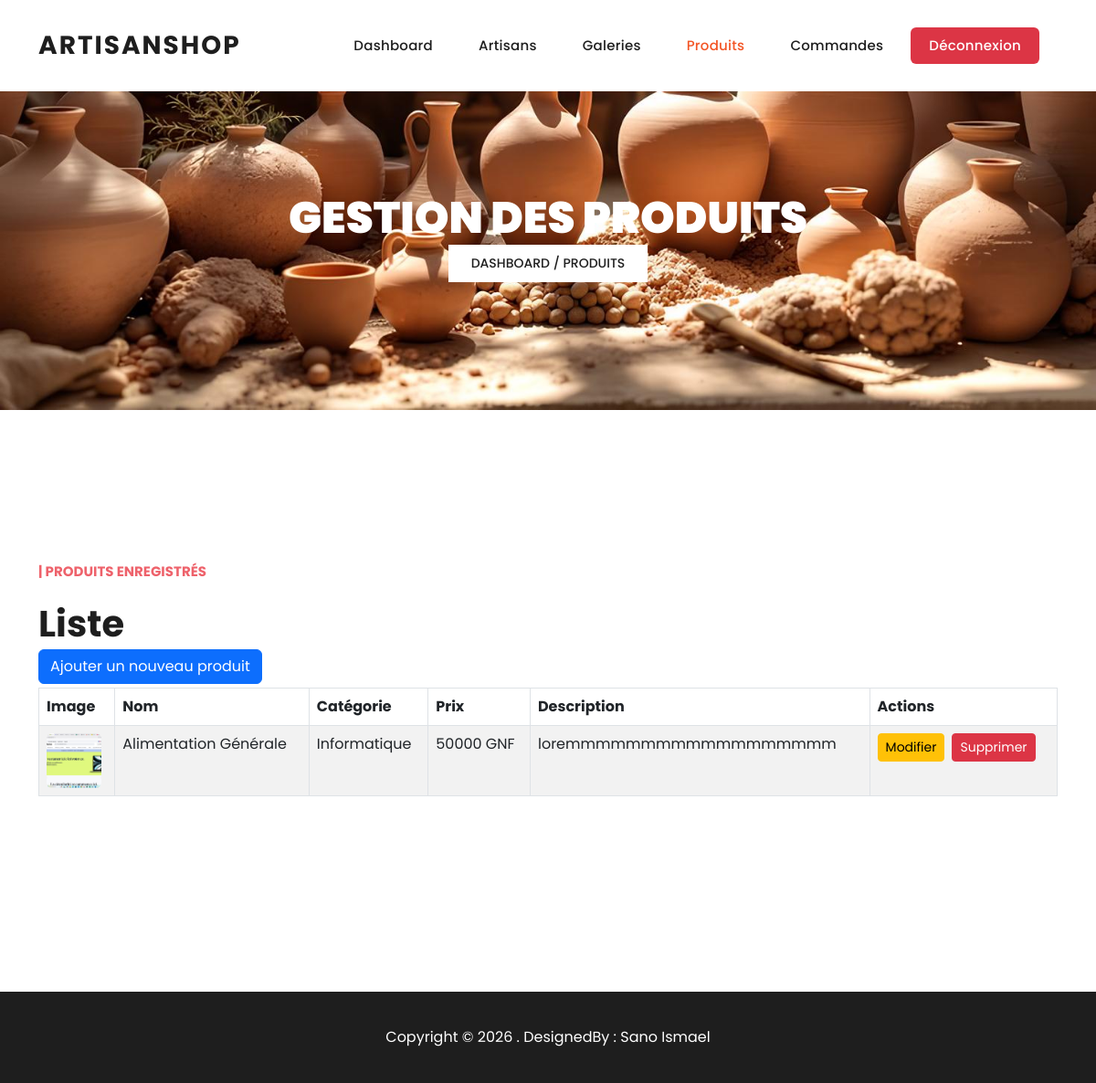
The page /administration/produit/produit.php on the database its author committed.
### tables this page shows
CREATE TABLE `produits` (
  `id` int(11) NOT NULL,
  `nom` varchar(255) NOT NULL,
  `categorie` varchar(255) NOT NULL,
  `prix` int(11) NOT NULL,
  `image` varchar(255) NOT NULL,
  `description` text NOT NULL,
  `created_at` timestamp NOT NULL DEFAULT current_timestamp(),
  `updated_at` timestamp NOT NULL DEFAULT current_timestamp()
);

### Backend/Produit/produit.php (called while the page is built, shortened)
<?php
    class Produits {
        private $pdo;
        public function __construct($pdo)
        {
            $this->pdo = $pdo;
        }
        public function GetProduits() {
            $requete = $this->pdo->prepare("SELECT * FROM produits");
            $requete->execute();
            $liste = $requete->fetchAll(PDO::FETCH_ASSOC);
            return $liste;
        }
    }

### administration/produit/produit.php (the view, shortened to what this page needs)
<?php
require_once __DIR__ . "/../../Config/db.php";
require_once __DIR__ . "/../../Backend/Produit/produit.php";
$pdo = connectionDB();
$produit = new Produits($pdo);
$liste = $produit->GetProduits();
?>
<!DOCTYPE html>
<html lang="fr">
<head>
    <link href="../../vendor/bootstrap/css/bootstrap.min.css" rel="stylesheet">
    <link rel="stylesheet" href="../../assets/css/fontawesome.css">
    <link rel="stylesheet" href="../../assets/css/templatemo-villa-agency.css">
</head>
<body>
<?php require_once __DIR__ . "/../header.php"; ?>
<div class="page-heading header-text">
    <div class="container">
        <div class="row">
            <div class="col-lg-12 text-center">
                <h3>Gestion des Produits</h3>
                <span class="breadcrumb">Dashboard / Produits</span>
            </div>
        </div>
    </div>
</div>
<div class="section py-5">
    <div class="container">
        <div class="row">
            <div class="col-lg-12">
                <div class="section-heading mb-1">
                    <h6>| Produits enregistrés</h6>
                    <h2>Liste</h2>
                    <a href="ajout_produit.php" class="btn btn-primary mb-0">Ajouter un nouveau produit</a>
                </div>
                <div class="table-responsive">
                    <table class="table table-bordered table-striped">
                        <thead>
                            <tr>
                                <th>Image</th>
                                <th>Nom</th>
                                <th>Catégorie</th>
                                <th>Prix</th>
                                <th>Description</th>
                                <th>Actions</th>
                            </tr>
                        </thead>
                        <tbody>
                            <?php foreach ($liste as $key => $produit):?>
                            <tr>
                                <td><img src="../../assets/images/Produits/<?= $produit['image'] ?>" class="card-img" alt="<?= $produit['nom'] ?>"></td>
                                <td><?= $produit['nom'] ?></td>
                                <td><?= $produit['categorie'] ?></td>
                                <td><?= $produit['prix'] ?> GNF</td>
                                <td><?= $produit['description'] ?></td>
                                <td>
                                    <div class="d-flex gap-2">
                                        <a href="modifier_produit.php?id=<?= $produit['id'] ?>"
                                        class="btn btn-sm btn-warning">
                                            Modifier
                                        </a>
                                        <button class="btn btn-sm btn-danger"
                                                data-bs-toggle="modal"
                                                data-bs-target="#supprimerModal<?= $produit['id'] ?>">
                                            Supprimer
                                        </button>
                                    </div>
                                </td>
                            </tr>
                            <?php endforeach; ?>
                        </tbody>
                    </table>
                </div>
            </div>
        </div>
    </div>
</div>
    <?php require_once __DIR__ . "/../../footer.php"; ?>
</body>
</html>

### assets/css/templatemo-villa-agency.css (style rules this page uses)
html, body, div, span, applet, object, iframe, h1, h2, h3, h4, h5, h6, p, blockquote, div pre, a, abbr, acronym, address, big, cite, code, del, dfn, em, font, img, ins, kbd, q, s, samp, small, strike, strong, sub, sup, tt, var, b, u, i, center, dl, dt, dd, ol, ul, li, figure, header, nav, section, article, aside, footer, figcaption { margin: 0; padding: 0; border: 0; outline: 0; }
* { box-sizing: border-box; }
html, body { font-family: 'Poppins', sans-serif; -ms-text-size-adjust: 100%; -webkit-font-smoothing: antialiased; -moz-osx-font-smoothing: grayscale; }
a { text-decoration: none !important; }
h1, h2, h3, h4, h5, h6 { color: #1e1e1e; margin-top: 0px; margin-bottom: 0px; font-weight: 700; }
img { width: 100%; overflow: hidden; }
html, body { font-family: 'Poppins', sans-serif; }
.section { margin-top: 120px; }
.section-heading { margin-bottom: 70px; }
.section-heading h2 { font-size: 40px; font-weight: 700; text-transform: capitalize; margin-top: 20px; line-height: 56px; }
.section-heading h6 { color: #ee626b; font-size: 15px; text-transform: uppercase; font-weight: 700; }
.page-heading { background-image: url(../images/page-heading-bg.jpg); background-position: center bottom; background-repeat: no-repeat; background-size: cover; padding: 110px 0px; text-align: center; }
.page-heading span { background-color: #fff; color: #1e1e1e; font-size: 14px; font-weight: 500; text-transform: uppercase; padding: 10px 25px; display: inline-block; margin-bottom: 30px; }
.page-heading h3 { font-size: 48px; font-weight: 900; text-transform: uppercase; color: #fff; }
body { overflow-x: hidden; }

### administration/produit/produit.php (style rules this page uses)
.card-img { width: 60px; height: 60px; object-fit: cover; border-radius: 6px; }

### rows shown on the page
produits: image (picture), nom "Alimentation Générale", categorie "Informatique", prix "50000", description "loremmmmmmmmmmmmmmmmmm"
